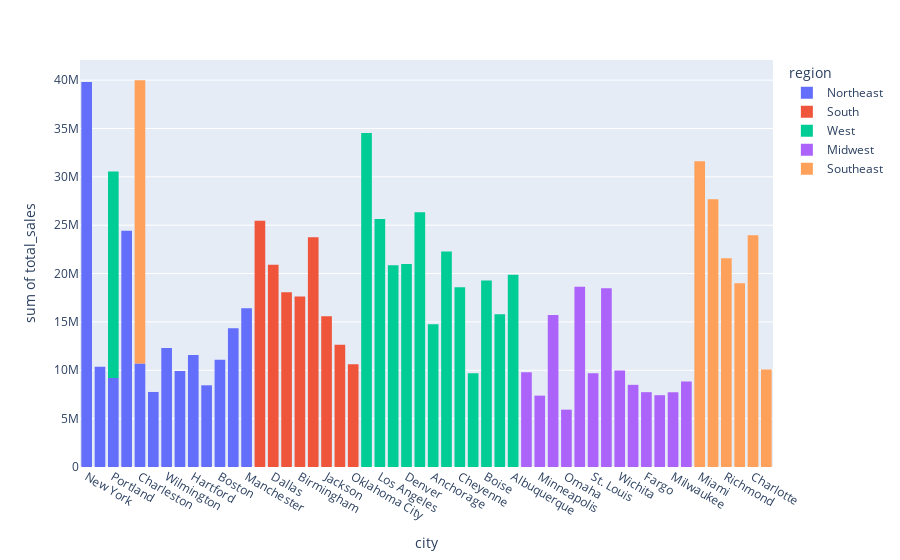

Source (notebook cell):
### Code cell
#most valuable market
px.histogram(sales,x=sales['city'],y=sales['total_sales'],color=sales['region'])

### Figure 1 — Plotly figure (JSON) as saved in the notebook; plotly's stock layout.template omitted (floating-point values rounded to 4 significant figures; data arrays with more than 128 entries replaced by an {"elided": "..."} marker saying what was removed)
{"data": [{"alignmentgroup": "True", "bingroup": "x", "histfunc": "sum", "hovertemplate": "region=Northeast<br>city=%{x}<br>sum of total_sales=%{y}<extra></extra>", "legendgroup": "Northeast", "marker": {"color": "#636efa", "pattern": {"shape": ""}}, "name": "Northeast", "offsetgroup": "Northeast", "orientation": "v", "showlegend": true, "type": "histogram", "x": {"elided": "2376 str values"}, "xaxis": "x", "y": {"elided": "2376 int values"}, "yaxis": "y"}, {"alignmentgroup": "True", "bingroup": "x", "histfunc": "sum", "hovertemplate": "region=South<br>city=%{x}<br>sum of total_sales=%{y}<extra></extra>", "legendgroup": "South", "marker": {"color": "#EF553B", "pattern": {"shape": ""}}, "name": "South", "offsetgroup": "South", "orientation": "v", "showlegend": true, "type": "histogram", "x": {"elided": "1728 str values"}, "xaxis": "x", "y": {"elided": "1728 int values"}, "yaxis": "y"}, {"alignmentgroup": "True", "bingroup": "x", "histfunc": "sum", "hovertemplate": "region=West<br>city=%{x}<br>sum of total_sales=%{y}<extra></extra>", "legendgroup": "West", "marker": {"color": "#00cc96", "pattern": {"shape": ""}}, "name": "West", "offsetgroup": "West", "orientation": "v", "showlegend": true, "type": "histogram", "x": {"elided": "2448 str values"}, "xaxis": "x", "y": {"elided": "2448 int values"}, "yaxis": "y"}, {"alignmentgroup": "True", "bingroup": "x", "histfunc": "sum", "hovertemplate": "region=Midwest<br>city=%{x}<br>sum of total_sales=%{y}<extra></extra>", "legendgroup": "Midwest", "marker": {"color": "#ab63fa", "pattern": {"shape": ""}}, "name": "Midwest", "offsetgroup": "Midwest", "orientation": "v", "showlegend": true, "type": "histogram", "x": {"elided": "1872 str values"}, "xaxis": "x", "y": {"elided": "1872 int values"}, "yaxis": "y"}, {"alignmentgroup": "True", "bingroup": "x", "histfunc": "sum", "hovertemplate": "region=Southeast<br>city=%{x}<br>sum of total_sales=%{y}<extra></extra>", "legendgroup": "Southeast", "marker": {"color": "#FFA15A", "pattern": {"shape": ""}}, "name": "Southeast", "offsetgroup": "Southeast", "orientation": "v", "showlegend": true, "type": "histogram", "x": {"elided": "1224 str values"}, "xaxis": "x", "y": {"elided": "1224 int values"}, "yaxis": "y"}], "layout": {"barmode": "relative", "legend": {"title": {"text": "region"}, "tracegroupgap": 0}, "margin": {"t": 60}, "xaxis": {"anchor": "y", "domain": [0, 1], "title": {"text": "city"}}, "yaxis": {"anchor": "x", "domain": [0, 1], "title": {"text": "sum of total_sales"}}}}
